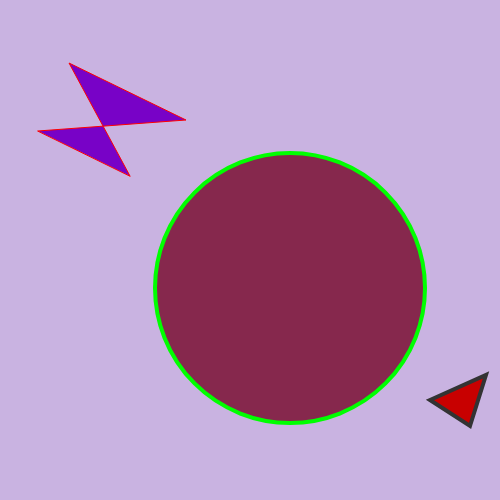
Frame 1 (no input)
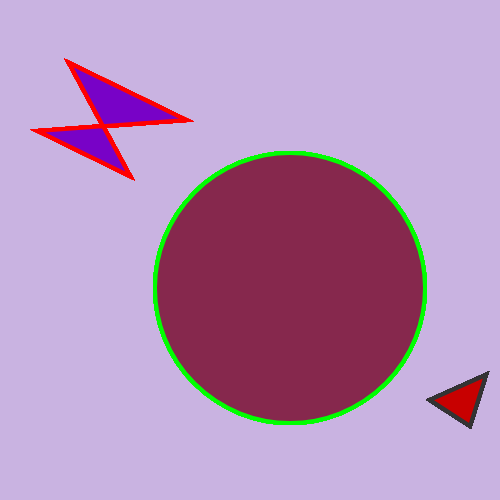
Frame 60 (no input)
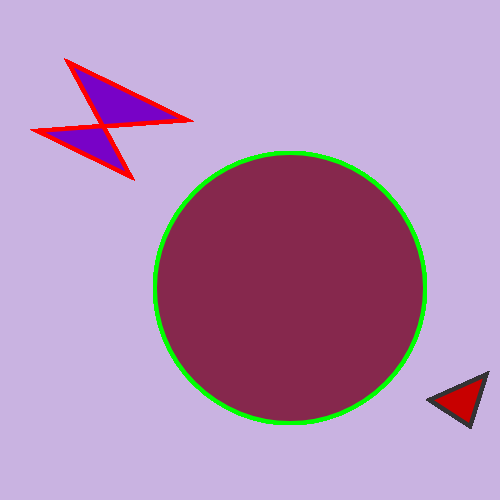
Frame 120 (the mouse pressed at the canvas centre since frame 60)

The p5.js sketch that drew these frames (run headless with seeded random() and noise() and a simulated clock; from frame 60 on, the mouse is pressed at the canvas centre):

// p5.js sketch
// ── sketch.js
// colors and shapes code created by Shani Austin , I noticed with the "background" was moved from the setup function
// and placed into the draw function the color changed. 

function setup() {
 createCanvas(500,500)  // this determines the size of the canvas
background ('rgba(120,66,180,.40)'); // this determines the color of the background

}

function draw() {
 
  
  stroke('rgb(255,0,0)'); // this determines the color of the outline
  fill('rgb( 120,2,199)') // this determines the color inside of the shape
  quad (38,131,186,120,69,63,130,176); // this determines the measurement od the shape and the placement on the canvas
  
  stroke('rgb(0,255,0)') // this determines the color of the outline
  strokeWeight(4) // the determines the thickness of the outlines
  fill ('rgb(134,40,77)') // this determines the color inside of the shape
  ellipse (290,288,270,270); // this determines the color inside of the shape
  
  stroke(51); // this determines the color of the outline
  fill ('rgb(200,0,0)') // this determines the color inside of the shape
  triangle (430,400,470,426,486,375); // this determines the color inside of the shape
}
